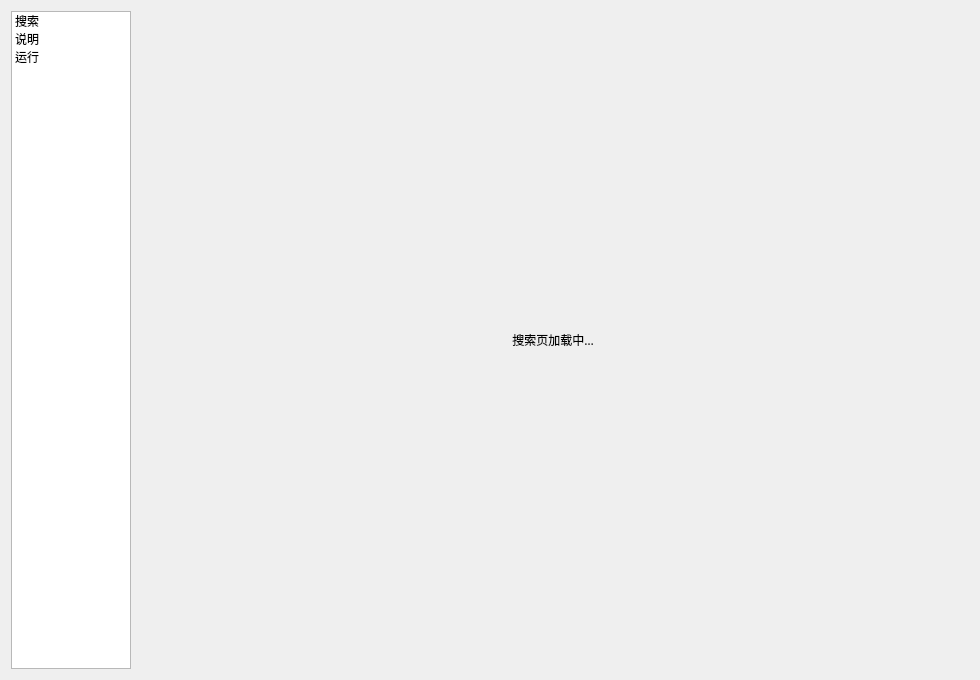
<?xml version="1.0" encoding="UTF-8"?>
<ui version="4.0">
 <class>Widget</class>
 <widget class="QWidget" name="Widget">
  <property name="geometry">
   <rect>
    <x>0</x>
    <y>0</y>
    <width>980</width>
    <height>680</height>
   </rect>
  </property>
  <property name="font">
   <font>
    <family>黑体</family>
    <pointsize>10</pointsize>
   </font>
  </property>
  <property name="windowTitle">
   <string>AkShare 工具</string>
  </property>
  <layout class="QHBoxLayout" name="horizontalLayout">
   <item>
    <widget class="QListWidget" name="navigationList">
     <property name="maximumSize">
      <size>
       <width>120</width>
       <height>16777215</height>
      </size>
     </property>
     <property name="font">
      <font>
       <family>微软雅黑</family>
       <pointsize>9</pointsize>
       <italic>false</italic>
       <bold>false</bold>
       <underline>false</underline>
       <stylestrategy>PreferDefault</stylestrategy>
       <kerning>true</kerning>
       <hintingpreference>PreferDefaultHinting</hintingpreference>
      </font>
     </property>
     <item>
      <property name="text">
       <string>搜索</string>
      </property>
     </item>
     <item>
      <property name="text">
       <string>说明</string>
      </property>
     </item>
     <item>
      <property name="text">
       <string>运行</string>
      </property>
     </item>
    </widget>
   </item>
   <item>
    <widget class="QStackedWidget" name="stackedWidget">
     <property name="font">
      <font>
       <family>微软雅黑</family>
       <pointsize>9</pointsize>
      </font>
     </property>
     <property name="currentIndex">
      <number>0</number>
     </property>
     <widget class="QWidget" name="page_1">
      <layout class="QVBoxLayout" name="verticalLayout">
       <item>
        <widget class="QLabel" name="label_1">
         <property name="text">
          <string>搜索页加载中…</string>
         </property>
         <property name="alignment">
          <set>Qt::AlignmentFlag::AlignCenter</set>
         </property>
        </widget>
       </item>
      </layout>
     </widget>
     <widget class="QWidget" name="page_2">
      <layout class="QVBoxLayout" name="verticalLayout_2">
       <item>
        <widget class="QLabel" name="label_2">
         <property name="text">
          <string>说明页加载中…</string>
         </property>
         <property name="alignment">
          <set>Qt::AlignmentFlag::AlignCenter</set>
         </property>
        </widget>
       </item>
      </layout>
     </widget>
     <widget class="QWidget" name="page_3">
      <layout class="QVBoxLayout" name="verticalLayout_3">
       <item>
        <widget class="QLabel" name="label_3">
         <property name="text">
          <string>运行页加载中…</string>
         </property>
         <property name="alignment">
          <set>Qt::AlignmentFlag::AlignCenter</set>
         </property>
        </widget>
       </item>
      </layout>
     </widget>
    </widget>
   </item>
  </layout>
 </widget>
 <resources/>
 <connections>
  <connection>
   <sender>navigationList</sender>
   <signal>currentRowChanged(int)</signal>
   <receiver>stackedWidget</receiver>
   <slot>setCurrentIndex(int)</slot>
   <hints>
    <hint type="sourcelabel">
     <x>75</x>
     <y>299</y>
    </hint>
    <hint type="destinationlabel">
     <x>474</x>
     <y>299</y>
    </hint>
   </hints>
  </connection>
 </connections>
</ui>
